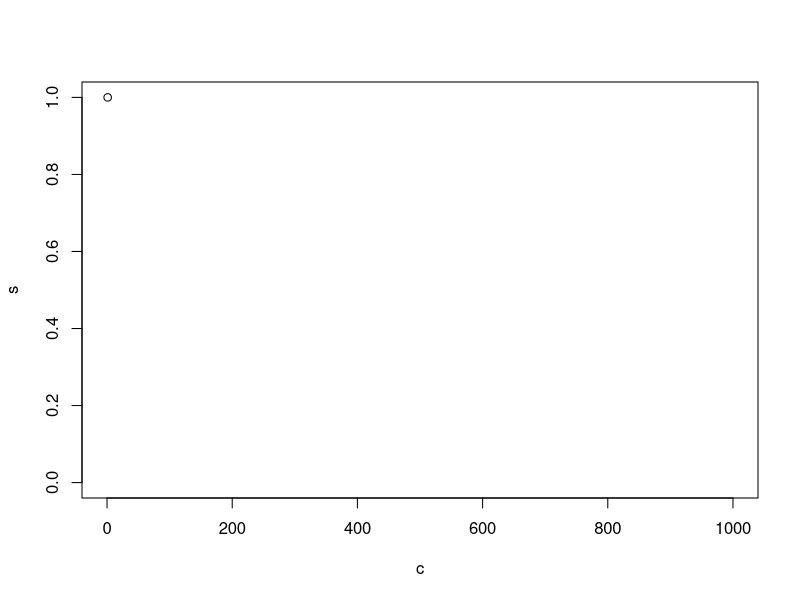
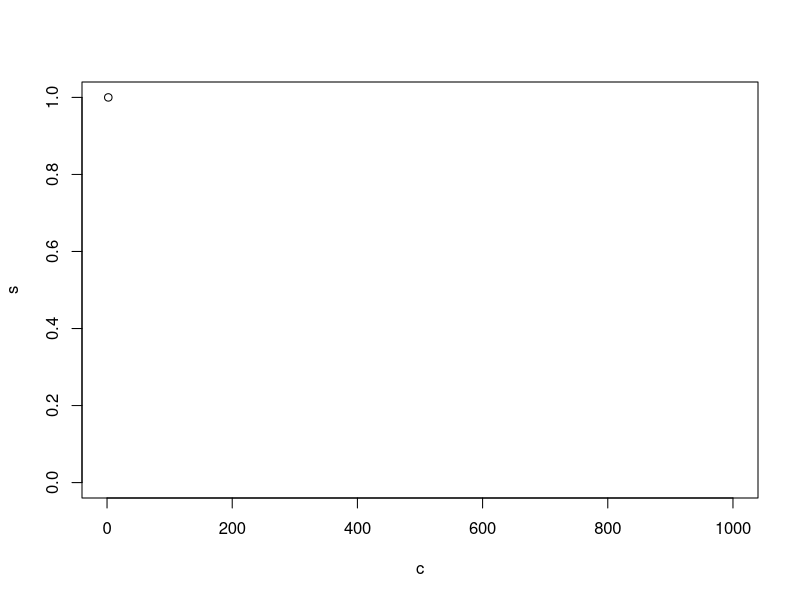
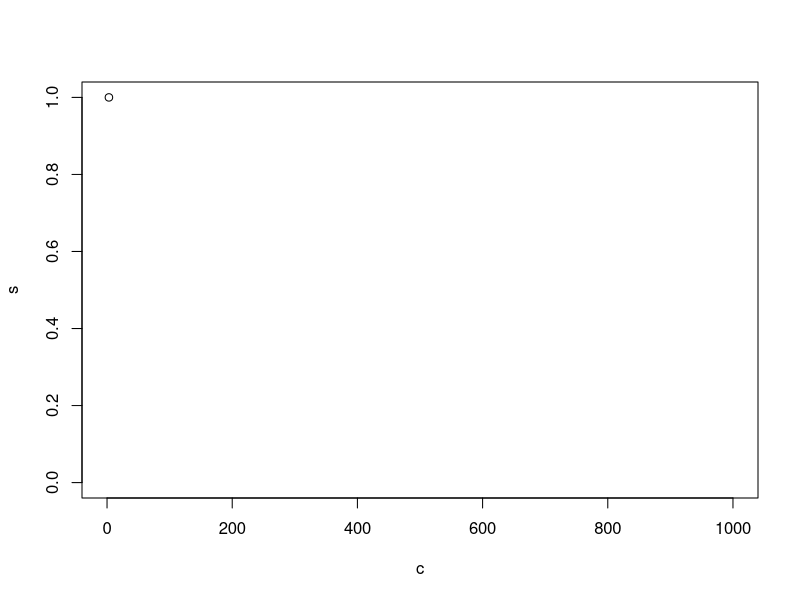
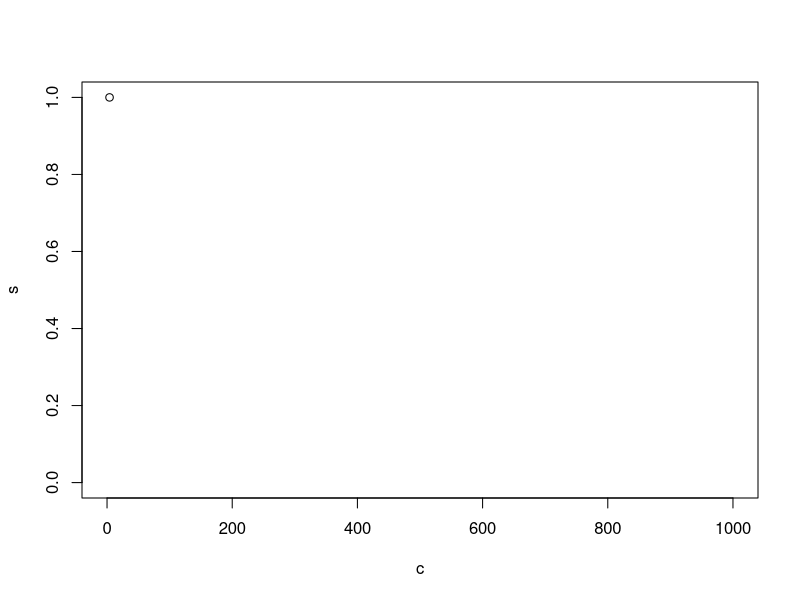
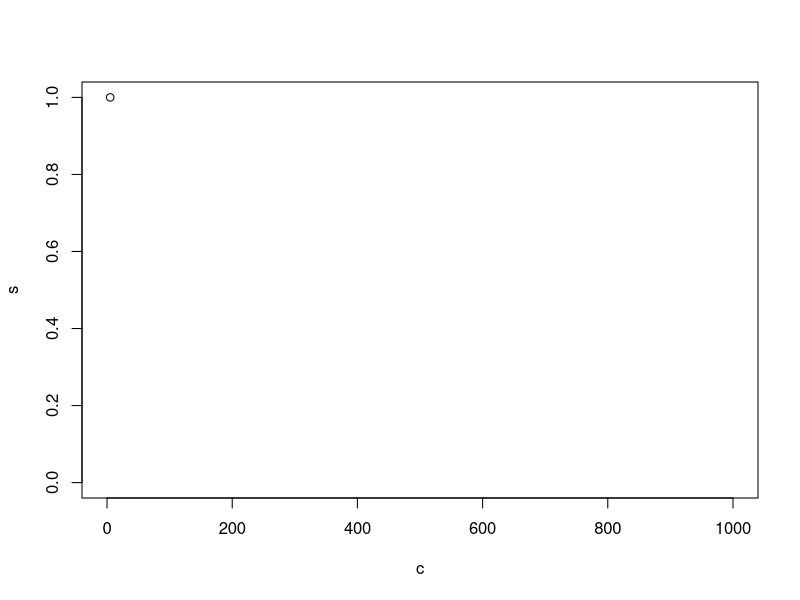
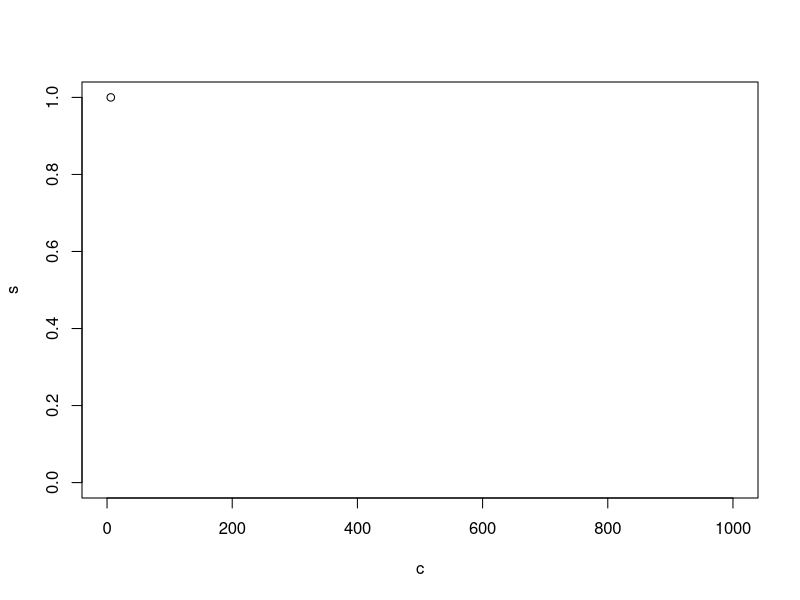
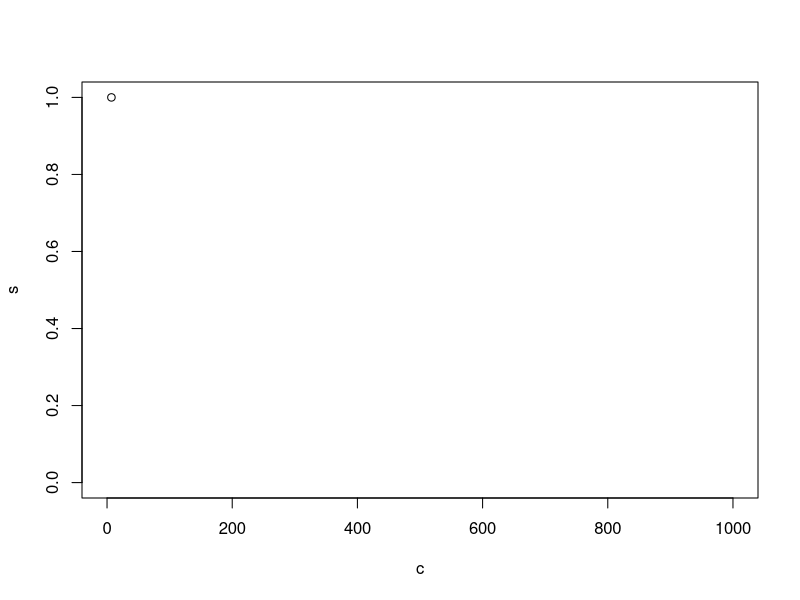
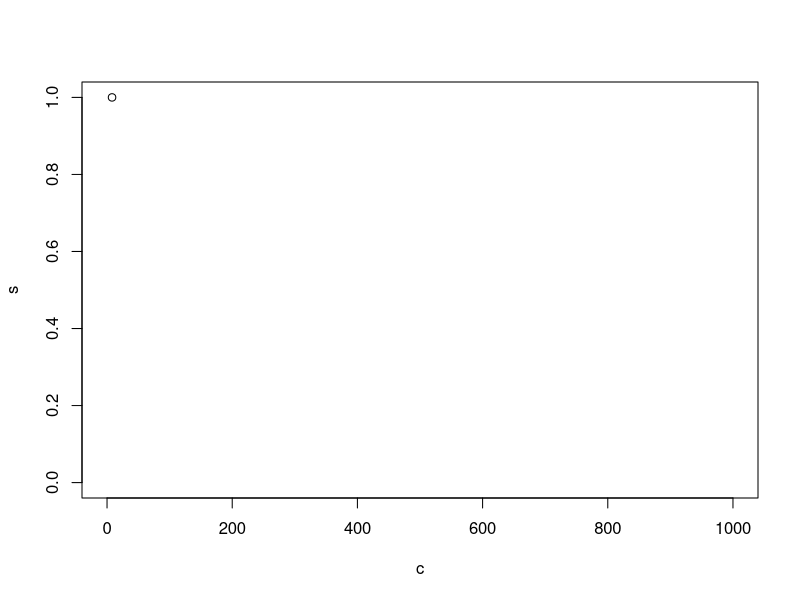

Write R code to recreate these figures, in order. (Note: a time limit stopped this script after it produced the figures.)
#S3 Text. An R script used to obtain the data for Fig 3D–3F, S7 Fig, and S10 Fig.
#R script for obtaining the simulation results summarized in Fig 3D–3F, S7 Fig, and S10 Fig.
#This script generates many output files in CSV format.
#The simulation may take a long time using usual PC, typically days to a couple of weeks.
#The simulation results obtained by the authors are shown in S2 Data.

factors <- matrix(c(
0,4,-11,6,
0,4,-10,5,
0,4,-9,4,
0,4,-8,3,
0,4,-7,2,
0,4,-6,1,
1,4,-11,5,
1,4,-10,4,
1,4,-9,3,
1,4,-8,2,
1,4,-7,1,
2,4,-11,4,
2,4,-10,3,
2,4,-9,2,
2,4,-8,1,
3,1,-11,6,
3,1,-10,5,
3,1,-9,4,
3,1,-8,3,
3,1,-7,2,
3,1,-6,1,
3,2,-11,5,
3,2,-10,4,
3,2,-9,3,
3,2,-8,2,
3,2,-7,1,
3,3,-11,4,
3,3,-10,3,
3,3,-9,2,
3,3,-8,1,
3,4,-11,3,
3,4,-10,2,
3,4,-9,1,
3,5,-11,2,
3,5,-10,1,
3,6,-11,1,
4,4,-11,2,
4,4,-10,1,
5,4,-11,1
),ncol=39)

for (s in 1:39){

# parameter settings
Ef <- factors[1,s]
Rf <- factors[2,s]
pf <- factors[3,s]
df <- factors[4,s]

e <- 5*10^Ef
R <- 3*10^Rf
p <- 3*10^pf
d <- 1*10^(-df)

# file names saved
fname <- paste("shannon-E5",Ef,"R3",Rf,"p3",pf,"d1-",df,".csv",sep="")

cells <- 1000
resultas <- matrix(rep(0,2*cells),nrow=cells)

for (c in 1:cells){

# initial status

t <- 1
table <- matrix(rep(0,e*3),nrow=e)
table[,1] <- c(1:e)		#ID for vRNA lines (each inoculated vRNAs and their progenies)
table[,2] <- c(rep(1,e))	#number of vRNA
table[,3] <- c(rep(0,e))	#number of RC
RCO <- R			#number of open sites for RC formation
alive <- e			#number of vRNA lines that have at least one vRNA
nsum <- e			#total number of vRNAs 

# main body of simulation

while (alive > 10 && RCO > 0) {
if (nsum == 0) break

D <- rbinom(c(rep(1,alive)),table[,2],c(rep(d,alive)))
table[,2] <- table[,2]-D+1*table[,3]
nsum <- sum(table[,2])

if (nsum > 0) {
irc <- rbinom(1,RCO,min(c(1,nsum*p)))
RCO <- RCO-irc
sr <- sample(1:alive,irc,replace=TRUE,prob=table[,2])
fr <- as.vector(table(factor(sr,levels=1:alive)))
table[,3] <- table[,3]+fr
} else {
}

if (prod(table[,2]) == 0){
table <- na.omit(t(rbind(table[,1],replace(table[,2],which(table[,2]==0),NA),table[,3])))
}else{
}

alive <- nrow(table)

t <- t+1

}

while (RCO > 0) {
if (nsum == 0) break


D <- rbinom(c(rep(1,alive)),table[,2],d)
table[,2] <- table[,2]-D+1*table[,3]


nsum <- sum(table[,2])

if (nsum > 0) {
irc <- rbinom(1,RCO,min(c(1,nsum*p)))
RCO <- RCO-irc
sr <- sample(1:alive,irc,replace=TRUE,prob=table[,2])
fr <- as.vector(table(factor(sr,levels=1:alive)))
table[,3] <- table[,3]+fr
} else {
}

if (prod(table[,2]) == 0){
table <- na.omit(t(rbind(table[,1],replace(table[,2],which(table[,2]==0),NA),table[,3])))
}else{
}

alive <- nrow(table)

t <- t+1

}

if (prod(table[,3]) == 0){
tablef <- na.omit(t(rbind(table[,1],table[,2],replace(table[,3],which(table[,3]==0),NA))))
}else{
tablef <- table
}

founder <- nrow(tablef)

resultas[c,1] <- founder

nsumf <- sum(tablef[,2])

if (founder == 0){
result[c,] <- c(rep(0,150))
}else{
rn <- tablef[,2]/nsumf
resultas[c,2] <- sum(-rn*log(rn))

}

# showing the progress of simulation
par(mfrow=c(1,1))
plot(c,s,xlim=c(0,cells),ylim=c(0,s))

gc()
gc()

}

write.csv(resultas,file=fname)	#founder number and shannon entropy of vRNA accumulation in each cell

}
